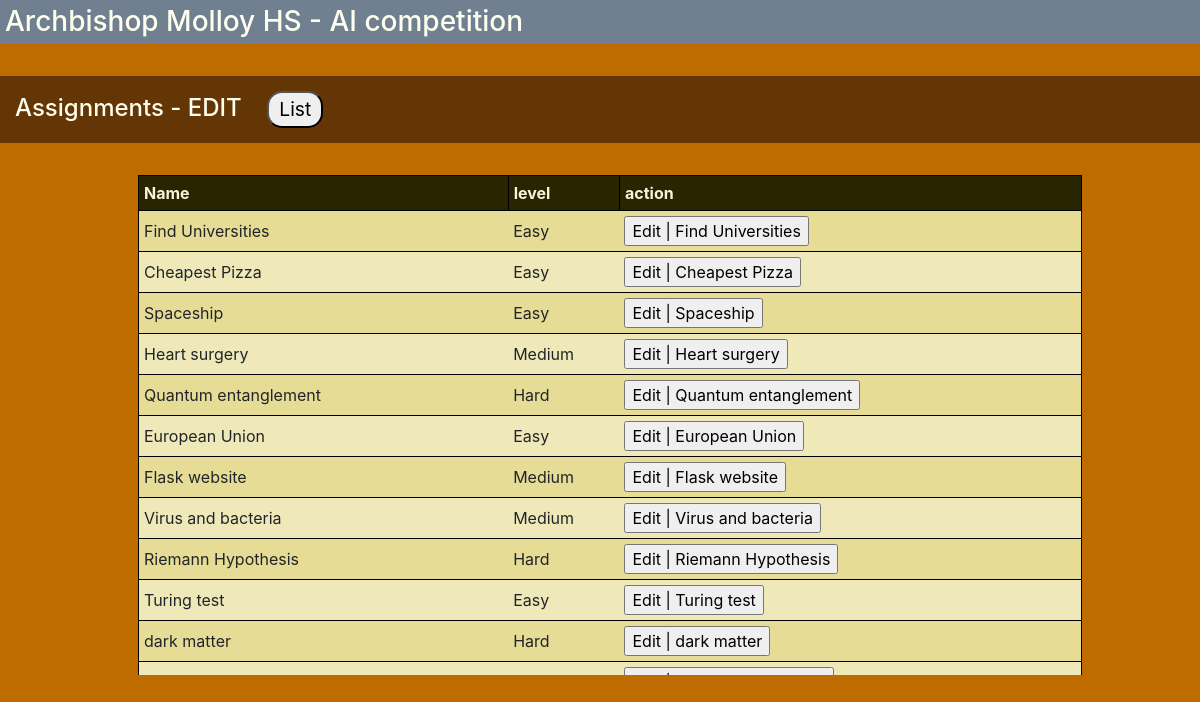
Screenshot of /admin_edit with the database file from the repository.
### tables this page shows
CREATE TABLE assignments (id INTEGER PRIMARY KEY AUTOINCREMENT, name TEXT, description TEXT, level TEXT);

### flask_app.py (the view, shortened to what this page needs)
@app.route('/admin_edit', methods=['GET', 'POST'])
def admin_edit():
    name = ""
    description = ""
    level = ""
    assignments = get_assignments()
    return render_template('edit.html',
                           assignments=assignments,
                           name=name,
                           description=description,
                           level=level)

### db.py (called while the page is built)
def get_db():
    if 'db' not in g:
        g.db = sqlite3.connect('mydatabase.db')
        g.db.row_factory = sqlite3.Row
    return g.db

def get_assignments():
    db = get_db()
    cursor = db.cursor()
    cursor.execute("SELECT * FROM assignments")
    assignments = cursor.fetchall()
    return assignments

### templates/edit.html (shortened to what this page needs)
{% extends 'layout.html' %}
{% block content %}
    <h3>Archbishop Molloy HS - AI competition</h3>
    <br>
    <h4>
        Assignments - EDIT  &nbsp;&nbsp;
        <a href="{{ url_for('admin' ) }}"><button>List</button></a>
    </h4>
    <br>
    <div class="list">
        <form class="indent20" action="{{ url_for('admin_edit') }}" method="post">
            <table>
                <tr><th>Name</th><th>level</th><th>action</th></tr>
                {% for a in assignments %}
                    <tr>
                        <td title="{{ a.description }}">{{ a.name }}</td>
                        <td>{{ a.level }}</td>
                        <td><input type="submit" value="Edit | {{ a.name }}" name="action"></td>
                    </tr>
                {% endfor %}
            </table>
        </form>
        <br><br><br><br><br><br><br><br>
    </div>
    <br>
    {% endblock %}

### static/stylesheets/layout.css (style rules this page uses)
body { background-color: #be6c00; background-image: url(https://i.imgur.com/x8JbAe0.png); background-size: cover; }
h1, h2, h3, h6 { color: ivory; background-color: slategrey; padding: 5px; }
h4 { color: ivory; background-color: rgb(100, 53, 5); padding: 15px; }
button { font-size: 1.2em; padding: 5px 10px; margin-right: 10px; border-radius: 15px; }
.indent20 { margin-left: 20px; }
p, a { font-size: 16px; }
table { border: 1px solid black; border-collapse: collapse; width: 80%; margin: auto; }
tr { border: 1px solid black; }
tr:nth-child(even) { background-color: #e6dc95; }
tr:nth-child(odd) { background-color: #efe9b9; }
th { border: 1px solid black; background-color: #2a2501; color:beige; }
th,td { padding: 5px; }
.list { height: 500px; overflow-y:scroll }

### rows the page displays
assignments: name "Find Universities", level "Easy", action "Edit | Find Universities"
assignments: name "Cheapest Pizza", level "Easy", action "Edit | Cheapest Pizza"
assignments: name "Spaceship", level "Easy", action "Edit | Spaceship"
assignments: name "Heart surgery", level "Medium", action "Edit | Heart surgery"
assignments: name "Quantum entanglement", level "Hard", action "Edit | Quantum entanglement"
assignments: name "European Union", level "Easy", action "Edit | European Union"
assignments: name "Flask website", level "Medium", action "Edit | Flask website"
assignments: name "Virus and bacteria", level "Medium", action "Edit | Virus and bacteria"
assignments: name "Riemann Hypothesis", level "Hard", action "Edit | Riemann Hypothesis"
assignments: name "Turing test", level "Easy", action "Edit | Turing test"
assignments: name "dark matter", level "Hard", action "Edit | dark matter"
assignments: action "Edit | Age of the Universe"
